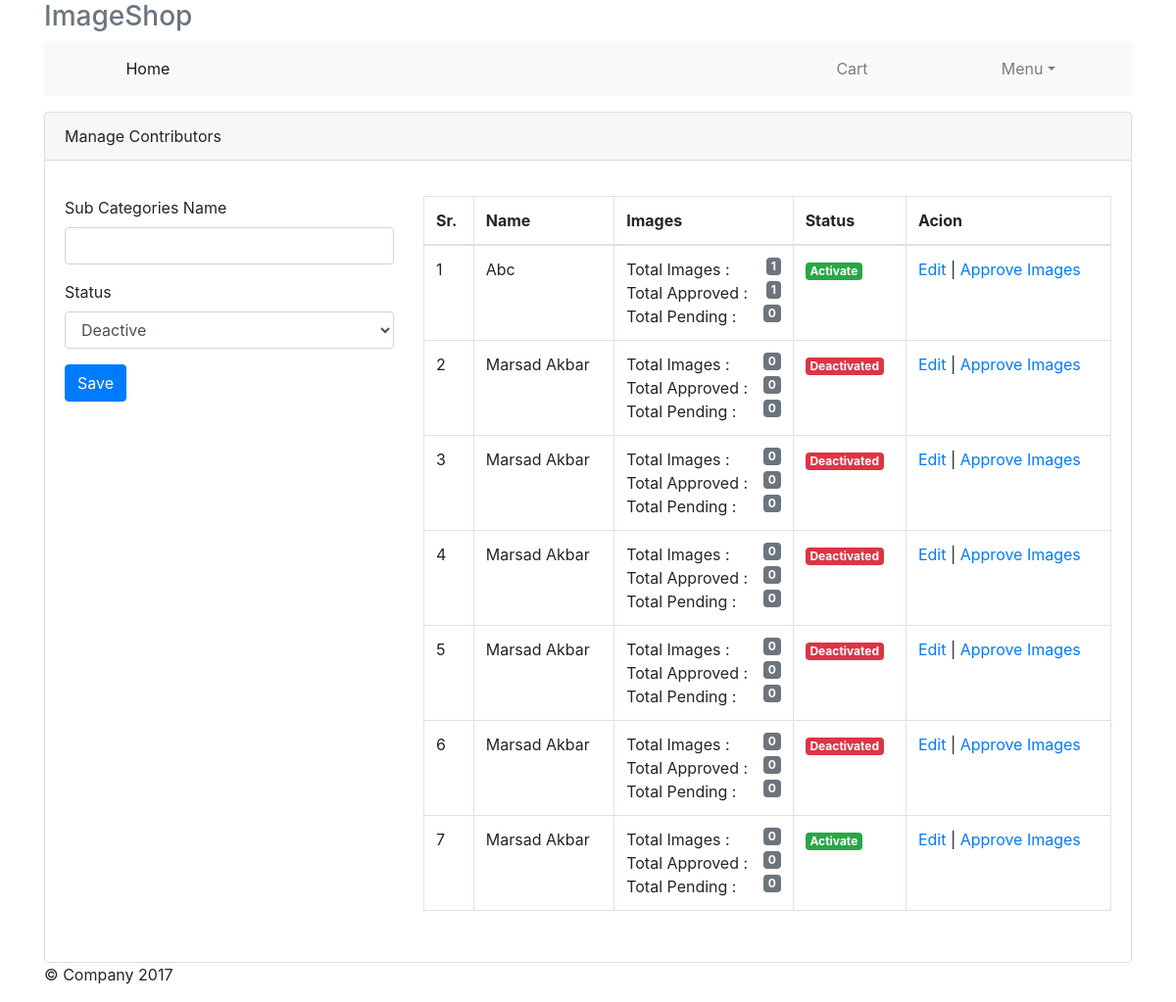
Screenshot of /index.php?nav=contributors with the database file from the repository.
### tables this page shows
CREATE TABLE `contributors` (
  `contr_id` int(11) NOT NULL,
  `contr_name` varchar(255) NOT NULL,
  `contr_email` varchar(255) NOT NULL,
  `contr_pass` varchar(255) NOT NULL,
  `contr_otp` varchar(255) NOT NULL,
  `contr_img` text NOT NULL,
  `contr_country` text NOT NULL,
  `contr_age` text NOT NULL,
  `contr_desc` text NOT NULL,
  `contr_sts` int(11) NOT NULL,
  `contr_timestamp` timestamp NOT NULL DEFAULT current_timestamp()
);

### admin/pages/contributors.php (the view, shortened to what this page needs)
<div class="card">
	<div class="card-header">Manage Contributors</div>
	<div class="card-body">
		<p class="card-text">
			<div class="row">
				<div class="col-sm-4">
					<?php
						@$id = $_GET['contr_id'];
						$fetchContr = fetchRecord($dbc, "contributors", "contr_id", $id);
					?>
					<form action="" method="POST" role="form">
						<div class="form-group">
							<label for="">Sub Categories Name</label>
							<input type="text" value="<?=@$fetchContr['contr_name']?>" class="form-control" name="contr_update_name" required="">
						</div>
						<div class="form-group">
							<label for="">Status</label>
							<select name="contr_update_sts" class="form-control" required="required">
								<option <?php if(@$fetchContr['contr_sts'] == 0) {?> <?php echo "selected";?> <?php }?> value="0">Deactive</option>
							</select>
						</div>
						<button type="submit" name="sub_cate_subByAdmin" class="btn btn-primary">Save</button>
					</form>
				</div>
				<div class="col-sm-8">
					<table class="table table-bordered">
						<thead>
							<tr>
								<th>Sr.</th>
								<th>Name</th>
								<th>Images</th>
								<th>Status</th>
								<th>Acion</th>
							</tr>
						</thead>
						<tbody>
							<?php
								$x = 1;
								$q = get($dbc,"contributors");
								while ($r = mysqli_fetch_assoc($q)):?>
							<tr>
								<td><?=$x?></td>
								<td class="text-capitalize"><?=$r['contr_name']?></td>
								<td>
Total Images : <span class="badge badge-secondary float-right"><?=$a = countWhen($dbc, "images", "contr_id", $r['contr_id']);?></span><br>
Total Approved : <span class="badge badge-secondary float-right"><?=countWhens($dbc, "images", "contr_id", $r['contr_id'], "img_sts", 1);?></span><br>Total Pending : <span class="badge badge-secondary float-right"><?=countWhens($dbc, "images", "contr_id", $r['contr_id'], "img_sts", 0);?></span>
								</td>
								<td><?=isActive($r['contr_sts'])?></td>
								<td>
						<a href="index.php?nav=contributors&contr_id=<?=$r['contr_id']?>" class="text-primary" class="approveImages" id="">Edit</a> |
						<a href="index.php?nav=add_images&contr_id=<?=$r['contr_id']?>" class="text-primary" class="approveImages" id="">Approve Images</a>
								</td>
							</tr>
							<?php
								$x++;
								endwhile;
							?>
						</tbody>
					</table>
				</div>
			</div>
		</p>
	</div>
</div>

### connect/db.php (shortened to what this page needs)
<?php function isActive($data){
  return ($data==1)?'<span class="badge badge-success">Activate</span>':'<span class="badge badge-danger">Deactivated</span>';
} ?>
<?php
function get($dbc,$table){
return mysqli_query($dbc,"SELECT * FROM $table");
}
?>
<?php
function fetchRecord($dbc,$table,$fld,$data){
return  mysqli_fetch_assoc(mysqli_query($dbc,"SELECT * FROM $table WHERE $fld='$data'"));
} ?>
<?php
function countWhen($dbc,$table,$fld,$data){
return  mysqli_num_rows(mysqli_query($dbc,"SELECT * FROM $table WHERE $fld='$data'"));
} ?>
<?php
function countWhens($dbc,$table,$fld1,$data1,$fld2,$data2){
return  mysqli_num_rows(mysqli_query($dbc,"SELECT * FROM $table WHERE $fld1='$data1' AND $fld2='$data2'"));
} ?>

### rows the page displays
contributors: contr_name "Abc", contr_id "1", contr_id "0", contr_sts "Activate"
contributors: contr_name "Marsad Akbar", contr_id "0", contr_sts "Deactivated"
contributors: contr_name "Marsad Akbar", contr_id "0", contr_sts "Deactivated"
contributors: contr_name "Marsad Akbar", contr_id "0", contr_sts "Deactivated"
contributors: contr_name "Marsad Akbar", contr_id "0", contr_sts "Deactivated"
contributors: contr_name "Marsad Akbar", contr_id "0", contr_sts "Deactivated"
contributors: contr_name "Marsad Akbar", contr_id "0", contr_sts "Activate"
